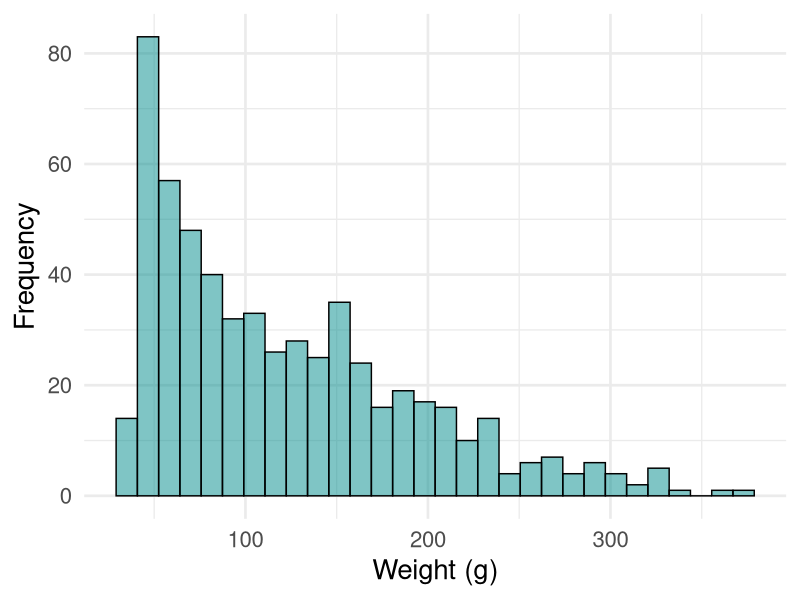
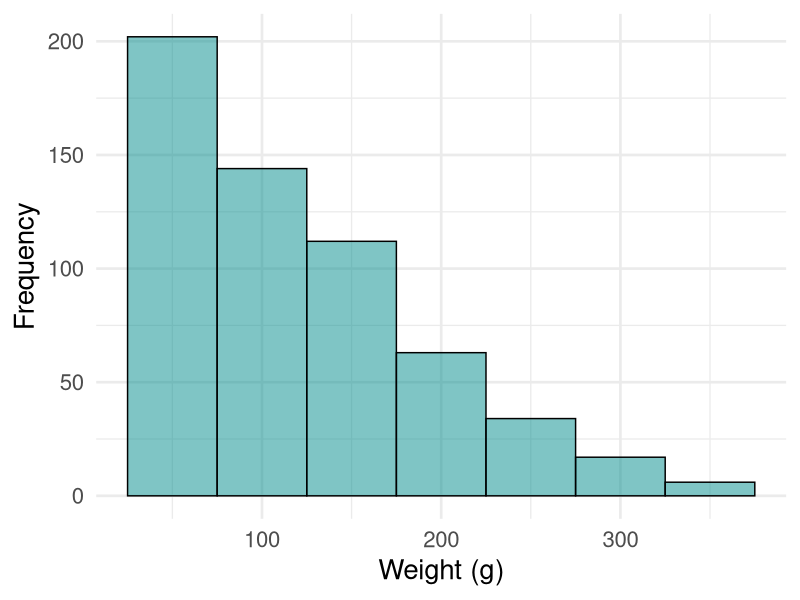
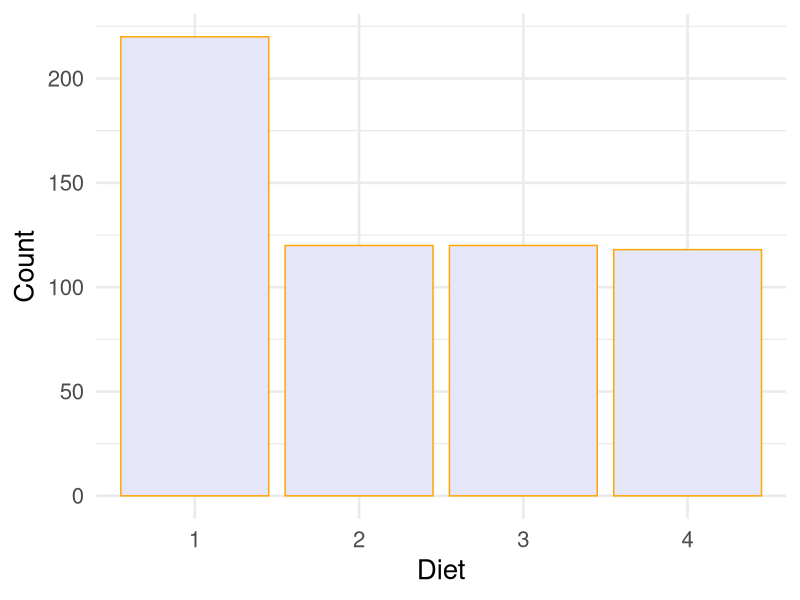
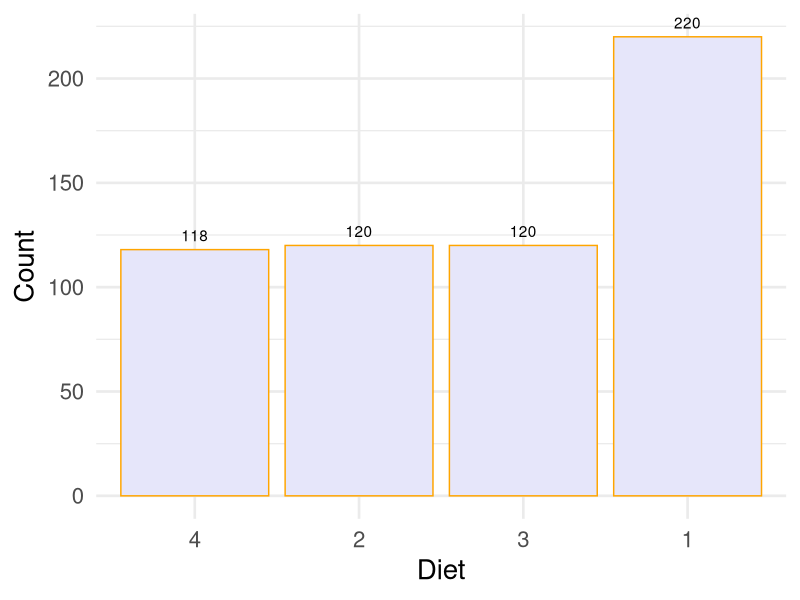
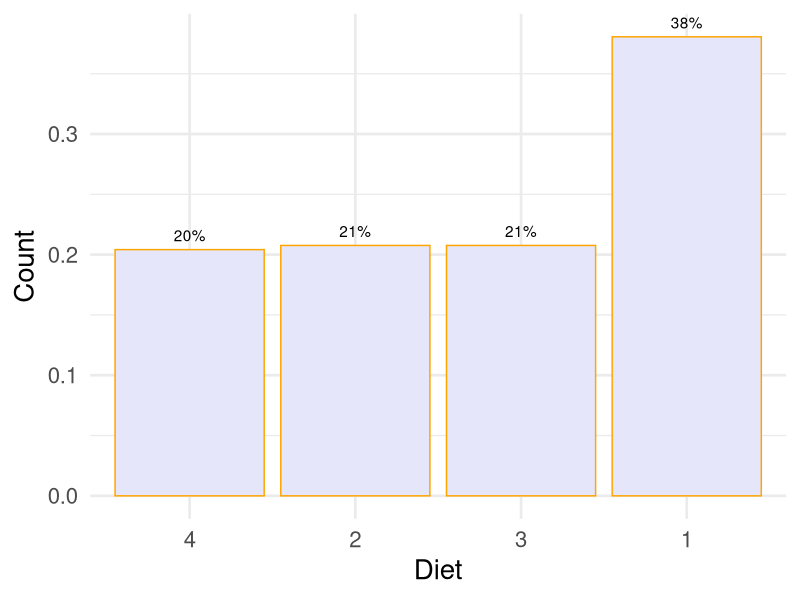
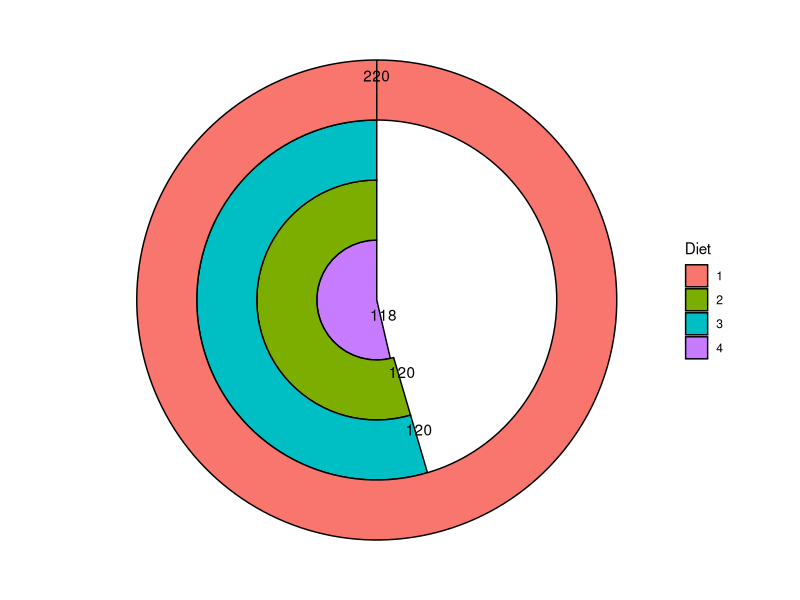

Generate these figures, in order, with R:
## ---- chunk 1
library(ggplot2)

ggplot(ChickWeight, aes(weight))+
  geom_histogram(fill='cyan4',color='black',alpha=0.5)+
  theme_minimal(base_size = 20)+
  ylab("Frequency")+ xlab("Weight (g)")
## ---- chunk 2
library(ggplot2)

ggplot(ChickWeight, aes(weight))+
  geom_histogram(fill='cyan4',color='black',alpha=0.5, binwidth = 50)+
  theme_minimal(base_size = 20)+
  ylab("Frequency")+ xlab("Weight (g)")
## ---- chunk 3
library(ggplot2)

ggplot(ChickWeight, aes(x= Diet))+
  geom_bar(color='orange', fill='lavender')+
  theme_minimal(base_size = 20)+
  ylab("Count")+ xlab("Diet")
## ---- chunk 4

library(tidyverse)
reord.chick<-ChickWeight %>% 
 count(Diet) %>% arrange(n)
reord.chick


## ---- chunk 5
library(ggplot2)

ggplot(reord.chick, aes(x= reorder(Diet,n), y=n))+
  geom_col(color='orange', fill='lavender')+
  geom_text(aes(label=n), vjust=-0.7)+
  theme_minimal(base_size = 20)+
  ylab("Count")+ xlab("Diet")

## ---- chunk 6

ChickWeight %>% 
  count(Diet) %>% arrange(n) %>% 
mutate(percent = n / sum(n),
         percentlabel = paste0(round(percent*100), "%")) %>% 

ggplot( aes(x= reorder(Diet,percent), y=percent))+
  geom_col(color='orange', fill='lavender')+
  geom_text(aes(label=percentlabel), vjust=-0.7)+
  theme_minimal(base_size = 20)+
  ylab("Count")+ xlab("Diet")

## ---- chunk 7
library(ggplot2)

ggplot(reord.chick, aes(x= reorder(Diet,n), y=n,fill=Diet))+
  geom_col(width = 1, 
           stat = "identity", 
           color = "black") +
  geom_text(aes(label=n), vjust=-0.7)+
  theme_minimal(base_size = 20)+
  coord_polar("y", 
              start = 0,direction = -1 
              ) +
  theme_void() +
  ylab("Count")+ xlab("Diet")

